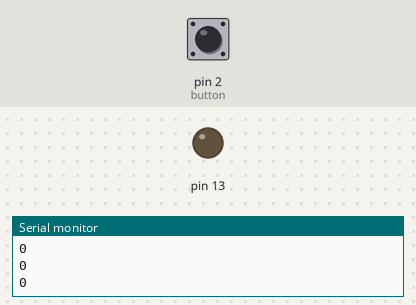
A sketch run on a simulated Arduino Uno, built with avr-gcc and run on an emulated ATmega328P. Parts: output pins drawn as LEDs (lit = HIGH), the last lines printed to the serial monitor. Inputs (shaded band) come from the test bench; at power-on: pin 2 (button) LOW.

Above: at 1.2 s.
1.3 s: pin 2 (button) pulled HIGH for 0.15 s
At 1.37 s:
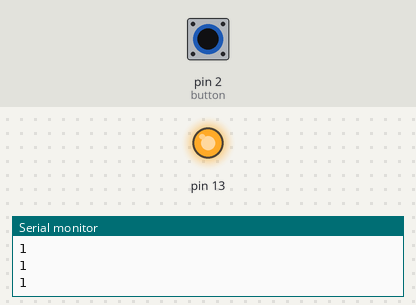
2.9 s: pin 2 (button) pulled HIGH for 3.2 s
At 6.4 s:
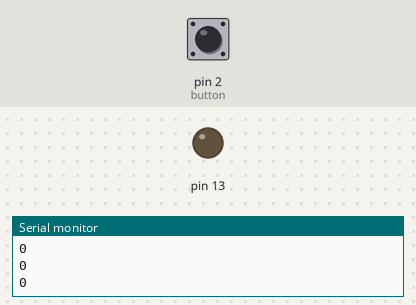
Timing chart, 0 to 7.9 s (numbered marks = the images above; inputs shaded):
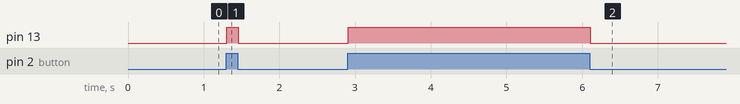

The sketch:

Button_Activated_LED.ino
```cpp
int buttonState = 0;

void setup()
{
  Serial.begin(9600);
  pinMode(2, INPUT);
  pinMode(13, OUTPUT);
}

void loop()
{
  buttonState = digitalRead(2); //read state of the push button
  Serial.println(buttonState);
  if (buttonState == HIGH ){
    digitalWrite(13, HIGH);
  }
  else {
    digitalWrite(13, LOW);
  }
  delay (10);
}
```

Measured:
- after the input at 1.3 s, pin 13: LOW → HIGH at once, → LOW 0.15 s later
- after the input at 2.9 s, pin 13: LOW → HIGH at once, → LOW 3.2 s later
